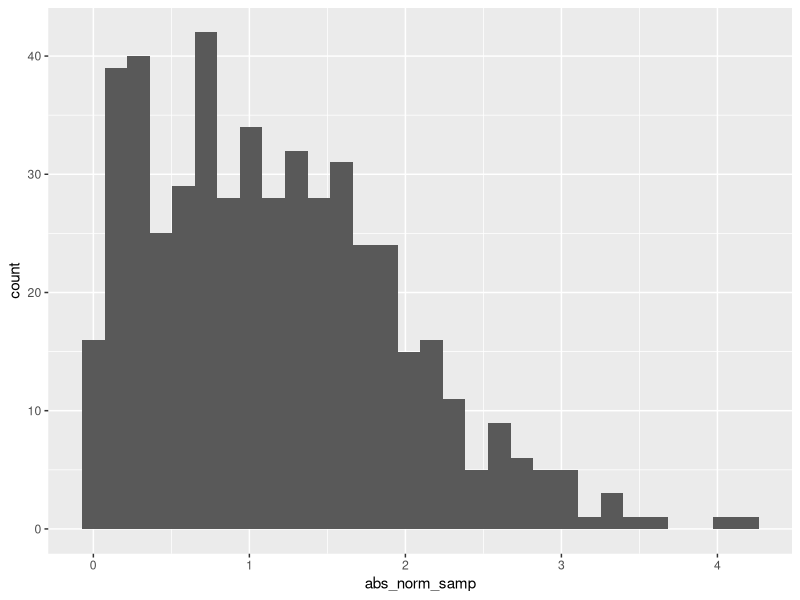

The R source for this figure:
## ---- chunk 1
library(tidyverse)
## ---- chunk 2
samp = rnorm(100)
length(samp)
## ---- chunk 3
la_df = 
  tibble(
    norm_samp = rnorm(n = 500, mean = 1),
    norm_samp_pos = norm_samp > 0,
    abs_norm_samp = abs(norm_samp)
  )

ggplot(la_df, aes(x = abs_norm_samp)) + geom_histogram()

median_samp = median(pull(la_df, norm_samp))
